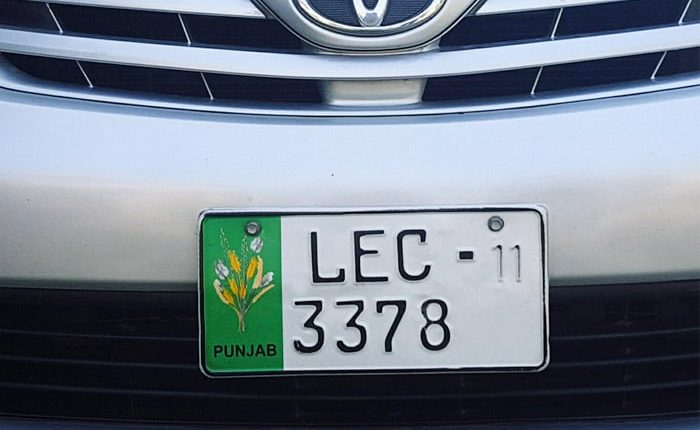
%> input picture Number Plate Detection/Number Plate Images/2.jpg, 700 x 430 px
$ octave Plate_detection.m   (GNU Octave 9; MATLAB toolbox functions it lacks are replaced by stand-ins)
%> lines starting %> are read from the running program, lines starting %| are printed output that depends on the picture; in (x1, y1, x2, y2) boxes, pixels count from 0 and x2, y2 are one past the last pixel; in counts of white or black regions, pixels touching at a corner belong together; the program's own positions count from 1
### Number Plate Detection/Letter_detection.m
function letter=readLetter(snap)

load NewTemplates
snap=imresize(snap,[42 24]);
rec=[ ];

for n=1:length(NewTemplates)
    cor=corr2(NewTemplates{1,n},snap);
    rec=[rec cor];
end

ind=find(rec==max(rec));
display(ind)

% Alphabets listings.
if ind==1 || ind==2
    letter='A';
elseif ind==3 || ind==4
    letter='B';
elseif ind==5
    letter='C';
elseif ind==6 || ind==7
    letter='D';
elseif ind==8
    letter='E';
elseif ind==9
    letter='F';
elseif ind==10
    letter='G';
elseif ind==11
    letter='H';
elseif ind==12
    letter='I';
elseif ind==13
    letter='J';
elseif ind==14
    letter='K';
elseif ind==15
    letter='L';
elseif ind==16
    letter='M';
elseif ind==17
    letter='N';
elseif ind==18 || ind==19
    letter='O';
elseif ind==20 || ind==21
    letter='P';
elseif ind==22 || ind==23
    letter='Q';
elseif ind==24 || ind==25
    letter='R';
elseif ind==26
    letter='S';
elseif ind==27
    letter='T';
elseif ind==28
    letter='U';
elseif ind==29
    letter='V';
elseif ind==30
    letter='W';
elseif ind==31
    letter='X';
elseif ind==32
    letter='Y';
elseif ind==33
    letter='Z';
    %*-*-*-*-*
% Numerals listings.
elseif ind==34
    letter='1';
elseif ind==35
    letter='2';
elseif ind==36
    letter='3';
elseif ind==37 || ind==38
    letter='4';
elseif ind==39
    letter='5';
elseif ind==40 || ind==41 || ind==42
    letter='6';
elseif ind==43
    letter='7';
elseif ind==44 || ind==45
    letter='8';
elseif ind==46 || ind==47 || ind==48
    letter='9';
else
    letter='0';
end
end

### Number Plate Detection/Plate_detection.m
close all;
clear all;

im = imread('Number Plate Images/2.jpg');
%> im is the input picture: size 430x700x3 uint8; mean R, G, B 114.8, 125.6, 137.4
org = im;
imgray = rgb2gray(im);
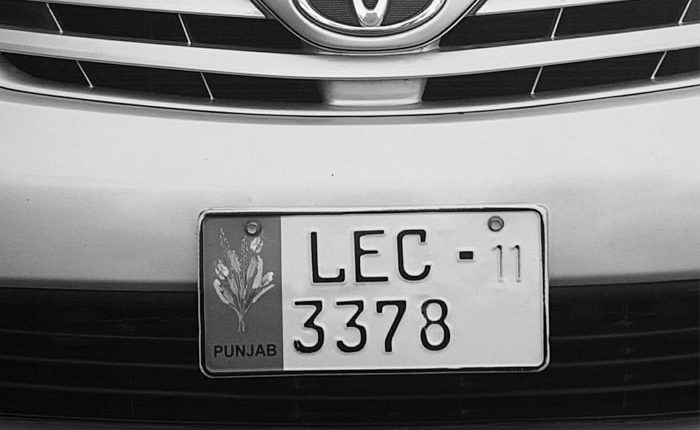
%> imgray: size 430x700 uint8; min 0, max 255, mean 123.7
imbin = imbinarize(imgray);
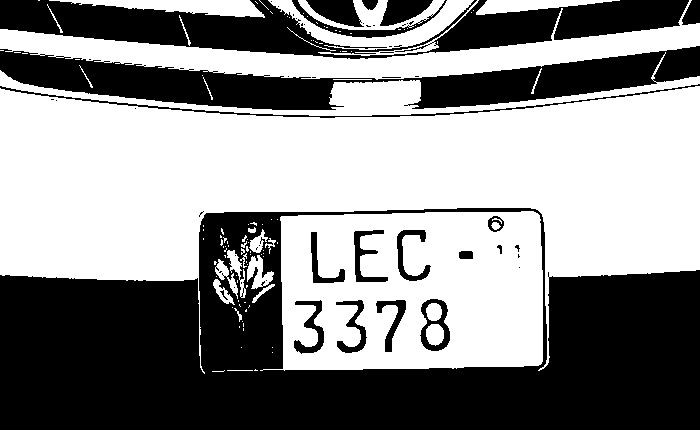
%> imbin: size 430x700 logical; 55.1% white; 54 black regions (34 under 20 px), largest, box (x1, y1, x2, y2) and area: (0, 208, 700, 430) 87152, (0, 46, 700, 110) 19937, (0, 0, 689, 59) 19326
im = edge(imgray, 'prewitt');
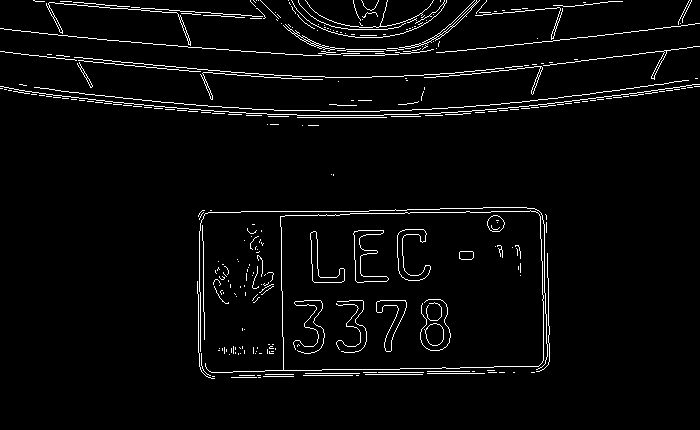
%> im: size 430x700 logical; 3.5% white in thin lines or dots, all inside (x1, y1, x2, y2) = (0, 0, 700, 379)

%Below steps are to find location of number plate
Iprops=regionprops(im,'BoundingBox','Area', 'Image');
%> Iprops = 305 regions; largest, box (x1, y1, x2, y2) and Area: (205, 210, 544, 373) 902, (0, 84, 700, 116) 700, (34, 80, 689, 112) 655, (199, 207, 548, 370) 634, (74, 57, 504, 78) 430
area = Iprops.Area;
%> area = 322
count = numel(Iprops);
%> count = 305
maxa= area;
%> maxa = 322
boundingBox = Iprops.BoundingBox;
%> boundingBox = [0.5 28.5 322 28]
for i=1:count
   if maxa<Iprops(i).Area
       maxa=Iprops(i).Area;
       boundingBox=Iprops(i).BoundingBox;
   end
end
%> this loop made 305 passes
%> (maxa, boundingBox) on passes 3, 48: (700, [0.5 84.5 700 32]), (902, [205.5 210.5 339 163])
%figure
subplot(2,2,2)
title('Edged, Props');
imshow(im)
%figure
im = imcrop(imbin, boundingBox);%crop the number plate area
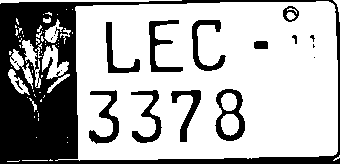
%> im: size 164x340 logical; 69.3% white; 22 black regions (10 under 20 px), largest, box (x1, y1, x2, y2) and area: (0, 0, 340, 164) 12886, (215, 89, 245, 141) 668, (89, 90, 119, 144) 603
subplot(2,2,3)
title('cropped');
imshow(imbin);
im = bwareaopen(~im, 100); %remove some object if it width is too long or too small than 100
%> im: size 164x340 logical; 30.6% white; 10 white regions

 [h, w] = size(im);%get width
%> h = 164; w = 340
subplot(2,2,4)
title('Plate Detected');
imshow(im);


Iprops=regionprops(im,'BoundingBox','Area', 'Image'); %read letter
%> Iprops = 10 regions; largest, box (x1, y1, x2, y2) and Area: (0, 0, 340, 164) 12886, (215, 89, 245, 141) 668, (89, 90, 119, 144) 603, (149, 20, 183, 72) 589, (192, 20, 226, 71) 557
%Iprops
count = numel(Iprops);
%> count = 10
%count
noPlate=[]; % Initializing the variable of number plate string.

for i=1:count
   ow = length(Iprops(i).Image(1,:));
   %ow
   oh = length(Iprops(i).Image(:,1));
   %oh
   %h
   if ow<(w/2) & oh>(h/4)
       letter=Letter_detection(Iprops(i).Image); % Reading the letter corresponding the binary image 'N'.
       letter
       noPlate=[noPlate letter] % Appending every subsequent character in noPlate variable.
   end
end
%> this loop made 10 passes
%> (ow, oh, letter, noPlate) on passes 2 to 8: (30, 54, '3', '3'), (34, 51, 'L', '3L'), (31, 53, '3', '3L3'), (34, 52, 'E', '3L3E'), (30, 52, '7', '3L3E7'), (34, 51, 'C', '3L3E7C'), (30, 52, '8', '3L3E7C8')
%> (ow, oh) on passes 1, 9, 10: (340, 164), (14, 8), (16, 16)
%| ind = 36
%| ind = 15
%| ind = 36
%| ind = 8
%| ind = 43
%| ind = 5
%| ind = 44
%> pass 2, in readLetter, `snap=imresize(snap,[42 24]);`:
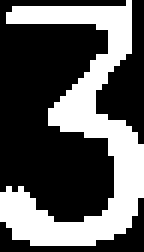
%> snap: size 42x24 logical (shown 6 times larger); 36% white; 1 white region, box (x1, y1, x2, y2) and area: (0, 0, 24, 41) 363
%> pass 3, in readLetter (call 2), `snap=imresize(snap,[42 24]);`:
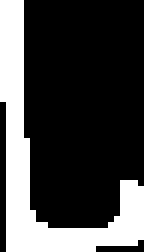
%> snap: size 42x24 logical (shown 6 times larger); 26.6% white; 1 white region, box (x1, y1, x2, y2) and area: (0, 0, 24, 42) 268
%figure
subplot(2,2,1)
title('Original image');
imshow(org);
